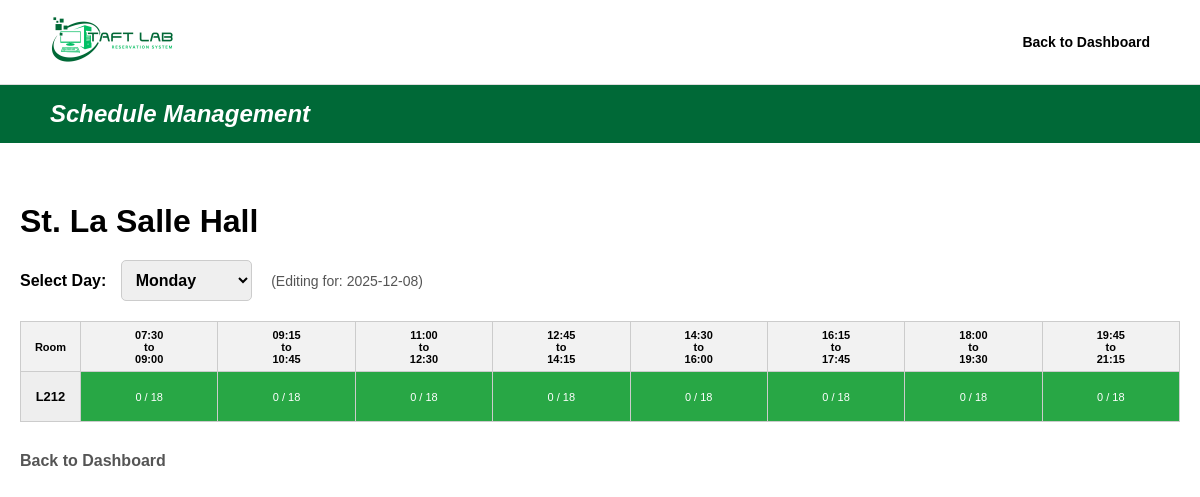
The page /Webpages/edit-schedule.php?id=102 on the database its author committed.
### tables this page shows
CREATE TABLE building(
    building_id INT AUTO_INCREMENT PRIMARY KEY,
    building_code VARCHAR(10) NOT NULL,
    building_name VARCHAR(45) NOT NULL
);

CREATE TABLE laboratory(
    lab_id INT AUTO_INCREMENT PRIMARY KEY,
    building_id INT NOT NULL,
    room_code VARCHAR(10) NOT NULL,
    capacity INT NOT NULL, 
    status ENUM('Active', 'Maintenance', 'Closed') NOT NULL,
    FOREIGN KEY (building_id) REFERENCES building(building_id) ON DELETE RESTRICT ON UPDATE CASCADE,
    UNIQUE(building_id, room_code)
);

### Webpages/edit-schedule.php (the view, shortened to what this page needs)
<?php
include "db.php";
$building_id = isset($_GET['id']) ? intval($_GET['id']) : 0;
$selected_day = isset($_GET['day']) ? $_GET['day'] : "Monday";
$target_date = date('Y-m-d', strtotime("next $selected_day"));
$sql_building = "SELECT building_name FROM building WHERE building_id = $building_id";
$result_building = $conn->query($sql_building);
$building_name = ($result_building->num_rows > 0) ? $result_building->fetch_assoc()['building_name'] : "Unknown Building";
$sql_rooms = "SELECT lab_id, room_code, capacity FROM laboratory WHERE building_id = $building_id ORDER BY room_code";
$result_rooms = $conn->query($sql_rooms);
$time_slots = [
    ["07:30:00", "09:00:00"], ["09:15", "10:45:00"], ["11:00:00", "12:30:00"],
    ["12:45:00", "14:15:00"], ["14:30:00", "16:00:00"], ["16:15:00", "17:45:00"],
    ["18:00:00", "19:30:00"], ["19:45:00", "21:15:00"]
];
$days_of_week = ["Monday", "Tuesday", "Wednesday", "Thursday", "Friday", "Saturday"];
?>
<!DOCTYPE html>
<html lang="en">
<head>
    <link rel="stylesheet" href="scheduleManagement.css">
</head>
<body>
    <header>
        <div class="logo"><img src="images/taftlab-logo.png" alt="Taft Lab Logo"></div>
        <div class="header-right">
            <nav><ul><li><a href="scheduleManagement.php">Back to Dashboard</a></li></ul></nav>
        </div>
    </header>
    <div class="title-bar"><h1>Schedule Management</h1></div>
    <div class="edit-container">
        <h2 class="building-title"><?php echo $building_name; ?></h2>
        <div class="day-selector">
            <label for="daySelect" style="font-weight:bold; margin-right:10px;">Select Day:</label>
            <select id="daySelect" onchange="changeDay(this.value)">
                <?php foreach($days_of_week as $day): ?>
                    <option value="<?php echo $day; ?>" <?php if($selected_day == $day) echo 'selected'; ?>>
                        <?php echo $day; ?>
                    </option>
                <?php endforeach; ?>
            </select>
            <span style="margin-left: 15px; font-size: 14px; color: #555;">(Editing for: <?php echo $target_date; ?>)</span>
        </div>
        <div id="tableView">
            <table class="schedule-table">
                <thead>
                    <tr>
                        <th>Room</th>
                        <?php foreach ($time_slots as $slot) echo "<th>" . substr($slot[0], 0, 5) . "<br>to<br>" . substr($slot[1], 0, 5) . "</th>"; ?>
                    </tr>
                </thead>
                <tbody>
                    <?php
                    if ($result_rooms->num_rows > 0) {
                        while($row = $result_rooms->fetch_assoc()) {
                            $room = $row['room_code'];
                            $capacity = $row['capacity'];
                            echo "<tr><td>" . $room . "</td>";
                            foreach($time_slots as $slot) {
                                $start = $slot[0]; $end = $slot[1];
                                $status = "Available";
                                $subject = "";
                                $count = 0;
                                $class = "status-available";
                                if ($status == "Unavailable") {
                                    $class = "status-unavailable";
                                    $displayText = $capacity . " / " . $capacity;
                                } elseif ($status == "Class Ongoing") {
                                    $class = "status-ongoing";
                                    $displayText = "Class Ongoing<br>(" . $subject . ")";
                                } else {
                                    $displayText = $count . " / " . $capacity;
                                }
                                echo "<td class='$class'
                                          onclick=\"openEditForm('$room', '$capacity', '$start', '$end', '$status', '$subject', '$count')\">
                                          $displayText
                                      </td>";
                            }
                            echo "</tr>";
                        }
                    }
                    ?>
                </tbody>
            </table>
            <a href="scheduleManagement.php" style="color: #555; text-decoration: none; font-weight: bold;">Back to Dashboard</a>
        </div>
    </div>
</body>
</html>

### Webpages/scheduleManagement.css (style rules this page uses)
* { margin: 0; padding: 0; box-sizing: border-box; font-family: 'Montserrat', sans-serif, Arial; text-decoration: none; list-style: none; }
body { background-color: #ffffff; }
header { display: flex; justify-content: space-between; align-items: center; padding: 15px 50px; background-color: white; border-bottom: 1px solid #ddd; }
.logo img { height: 50px; }
.header-right { display: flex; align-items: center; gap: 20px; }
nav ul { display: flex; gap: 20px; }
nav ul li a { color: black; font-weight: 600; font-size: 14px; }
.title-bar { background-color: #006937; padding: 15px 50px; color: white; margin-bottom: 30px; }
.title-bar h1 { font-size: 24px; font-weight: 700; font-style: italic; }

### Webpages/edit-schedule.php (style rules this page uses)
.edit-container { max-width: 1400px; margin: 40px auto; padding: 20px; }
.building-title { font-size: 2rem; font-weight: 800; margin-bottom: 20px; }
.day-selector { margin-bottom: 20px; }
.day-selector select { padding: 10px; font-size: 16px; border-radius: 5px; border: 1px solid #ccc; font-weight: bold; }
.schedule-table { width: 100%; border-collapse: collapse; margin-bottom: 30px; }
.schedule-table th, .schedule-table td { border: 1px solid #ccc; padding: 5px; text-align: center; font-size: 11px; height: 50px; }
.schedule-table th { background-color: #f2f2f2; font-weight: 700; }
.schedule-table td:first-child { font-weight: 800; background-color: #eee; width: 60px; font-size: 13px; }
.status-available { background-color: #28a745; color: white; cursor: pointer; }

### rows shown on the page
building: building_name "St. La Salle Hall"
laboratory: room_code "L212", capacity "0 / 18"

### other values the page prints
$target_date "2025-12-08"
substr($slot[0], 0, 5) "07:30"
substr($slot[1], 0, 5) "09:00"
substr($slot[0], 0, 5) "09:15"
substr($slot[1], 0, 5) "10:45"
substr($slot[0], 0, 5) "11:00"
substr($slot[1], 0, 5) "12:30"
substr($slot[0], 0, 5) "12:45"
substr($slot[1], 0, 5) "14:15"
substr($slot[0], 0, 5) "14:30"
substr($slot[1], 0, 5) "16:00"
substr($slot[0], 0, 5) "16:15"
substr($slot[1], 0, 5) "17:45"
substr($slot[0], 0, 5) "18:00"
substr($slot[1], 0, 5) "19:30"
